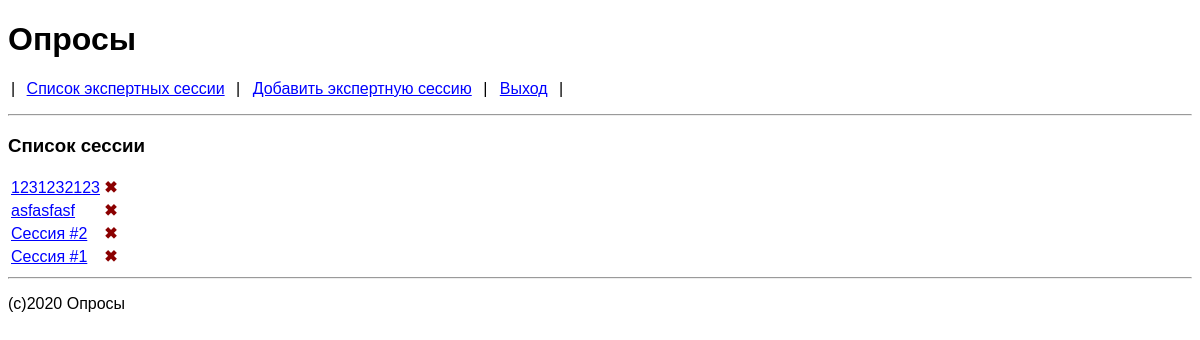
The app's page /?page=main (signed in), older data.
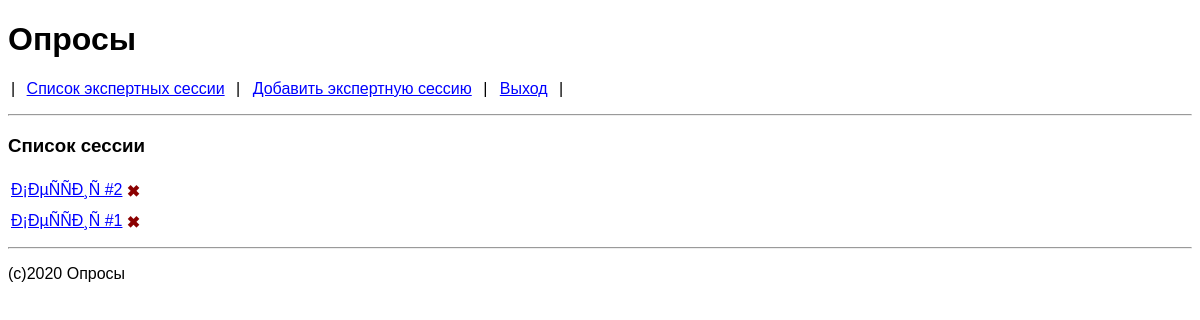
The same page, newer data.
### tables this page shows
CREATE TABLE `polls` (
  `id` bigint(20) unsigned NOT NULL AUTO_INCREMENT,
  `name` varchar(255) NOT NULL,
  `status` tinyint(1) NOT NULL DEFAULT '0',
  PRIMARY KEY (`id`)
);

### includes/functions.php (called while the page is built, shortened)
<?php
function get_var($name, $default = '')
{
	return isset($_REQUEST[$name]) ? $_REQUEST[$name] : $default;
}

### includes/db.php (called while the page is built, shortened)
<?php
class DB
{
	private $mh = null;
	private function connect()
	{
		if ( ! $this->mh = mysqli_connect(DB_HOST, DB_USER, DB_PASS, DB_NAME))
		{
			trigger_error('ошибка подключения к БД');
			exit;
		}
	}
	public function query($sql, $ignore = false)
	{
		if (is_array($sql))
		{
			$sql = sprintf(...$sql);
		}
		if ( ! $result = mysqli_query($this->mh, $sql))
		{
			if ($ignore) return false;
			trigger_error(sprintf(
				"Query: <b>$sql</b><br>\nError #%d: %s",
				mysqli_errno($this->mh),
				mysqli_error($this->mh)
			));
			exit;
		}
		return $result;
	}
	public function get_rows(...$sql)
	{
		$result = $this->query($sql);
		$rows = [];
		while ($row = mysqli_fetch_object($result))
		{
			$rows[] = $row;
		}
		return $rows;
	}
}

### actions/main.php (called while the page is built, shortened)
<?php
$polls = $db->get_rows("SELECT * FROM polls ORDER BY id DESC");

### templates/main.phtml (the view, shortened to what this page needs)
<h3>Список сессии</h3>
<table>
	<?php foreach ($polls as $poll) : ?>
		<tr>
			<td><a href="./?page=edit&poll_id=<?= $poll->id ?>"><?= $poll->name ?></a></td>
			<td><a href="./?page=delete&poll_id=<?= $poll->id ?>" class="remove" title="удалить...">✖</a>
		</tr>
	<?php endforeach; ?>
</table>

### index.php (shortened to what this page needs)
<?php
require_once 'includes/db.php';
require_once 'includes/functions.php';
$db = new DB;
$page = preg_replace('/[^a-z0-9_]/', '', get_var('page', 'index'));
$action_file   = "actions/$page.php";
$template_file = __DIR__ . "/templates/$page.phtml";
if (file_exists($action_file)) require_once $action_file;
if (file_exists($template_file)) include_once 'templates/layout.phtml';

### templates/layout.phtml (shortened to what this page needs)
<!doctype html>
<html>
<head>
	<link rel="stylesheet" href="assets/style.css">
</head>
<body>
	<h1>Опросы</h1>
	<?php if (IS_LOGGED) : ?>
		<ul class="menu">
			<li><a href='./?page=main'>Список экспертных сессии</a></li>
			<li><a href='./?page=add'>Добавить экспертную сессию</a></li>
			<li><a href='./?page=logout'>Выход</a></li>
		</ul>
	<?php endif; ?>
	<hr>
	<?php include $template_file ?>
	<hr>
	<p>(c)2020 Опросы</p>
</body>
</html>

### assets/style.css (style rules this page uses)
* { font-family: sans-serif; }
a { color: blue; }
.menu { padding-left: 10px; }
.menu li { display: inline; margin-right: 15px; }
.menu li:first-child::before { content: ' | '; position: relative; right: 7px; }
.menu li::after { content: ' | '; position: relative; left: 7px; }
.quastion-remove, .remove { font-weight: bold; color: darkred; text-decoration: none; margin-right: 5px; }

Row changes from the older to the newer data that the page shows:
removed polls: name "1231232123"
removed polls: name "asfasfasf"
removed polls: name "Сессия #2"
removed polls: name "Сессия #1"
added polls: name "Ð¡ÐµÑÑÐ¸Ñ #2"
added polls: name "Ð¡ÐµÑÑÐ¸Ñ #1"
